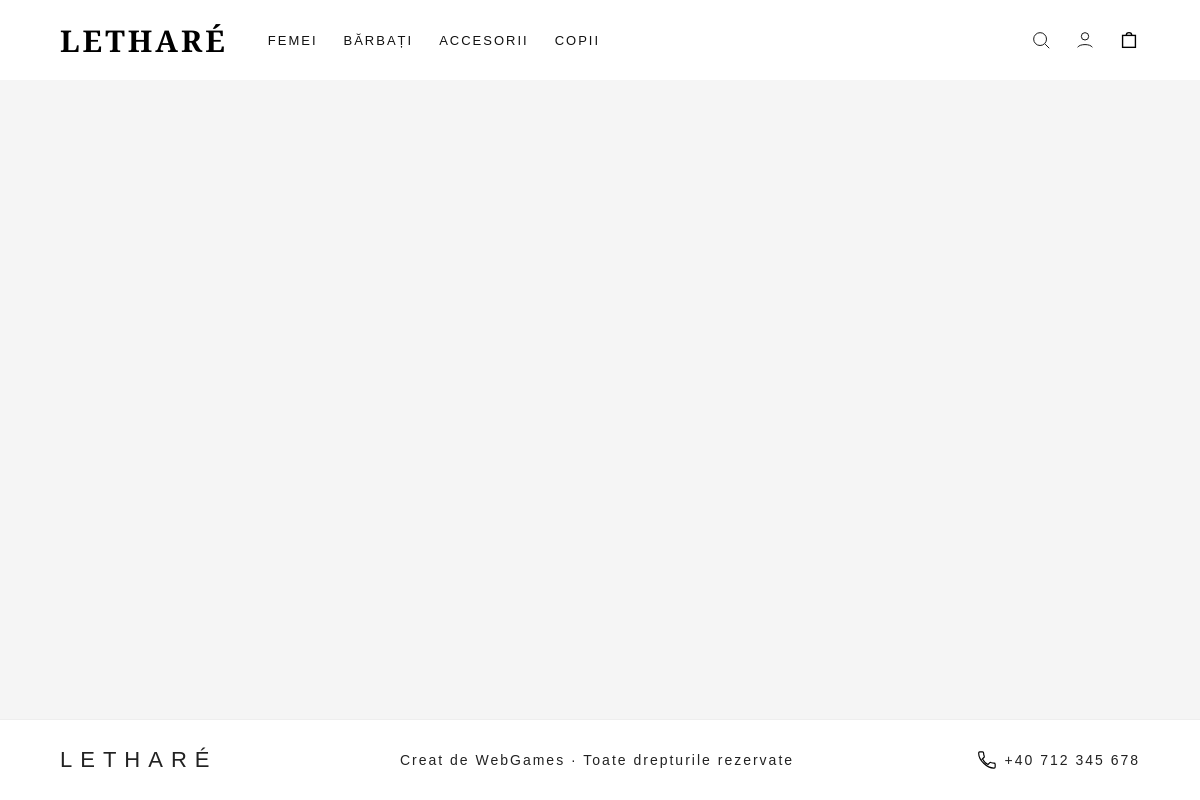
/accesorii, run on an earlier commit of the app's database.
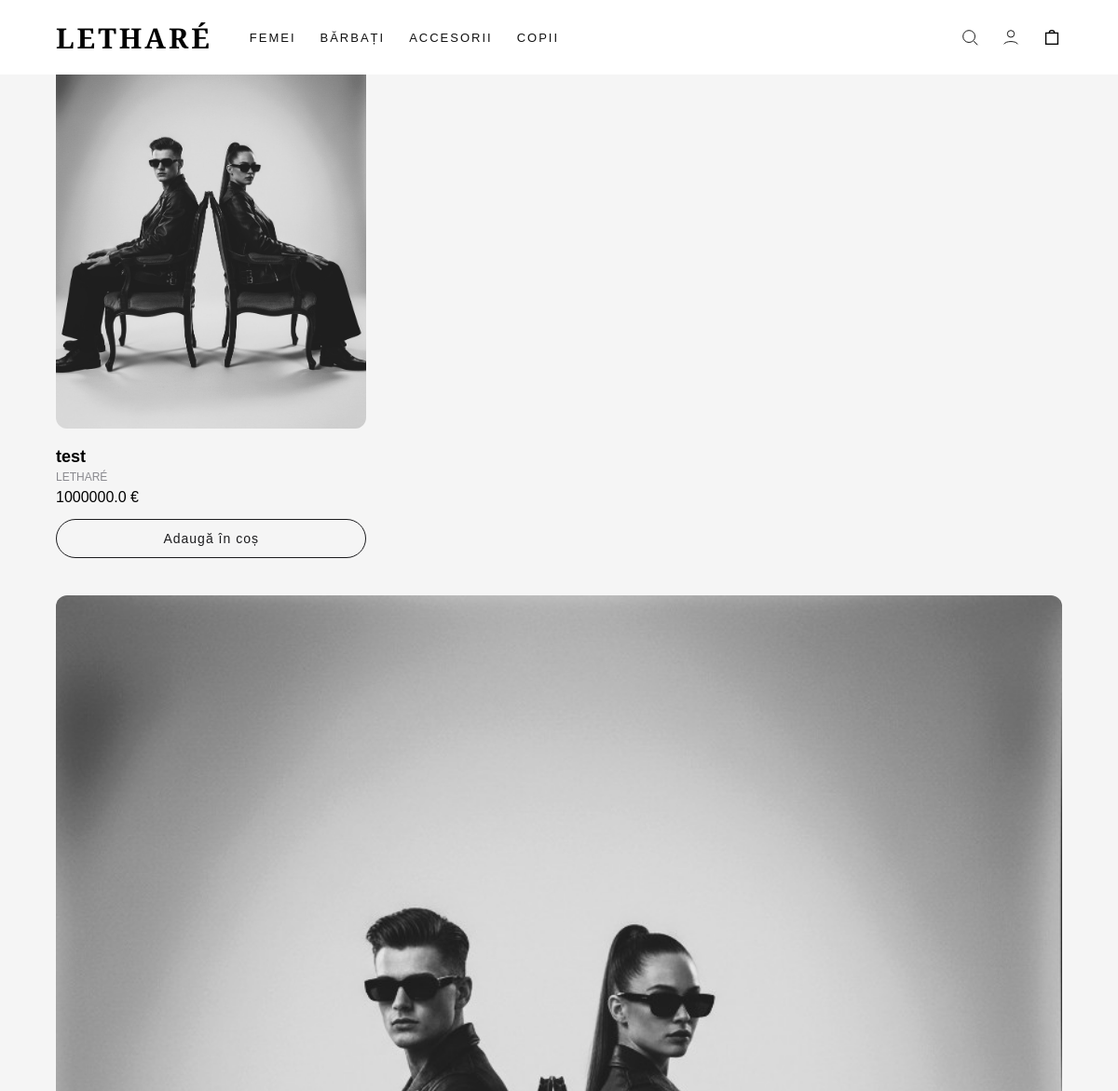
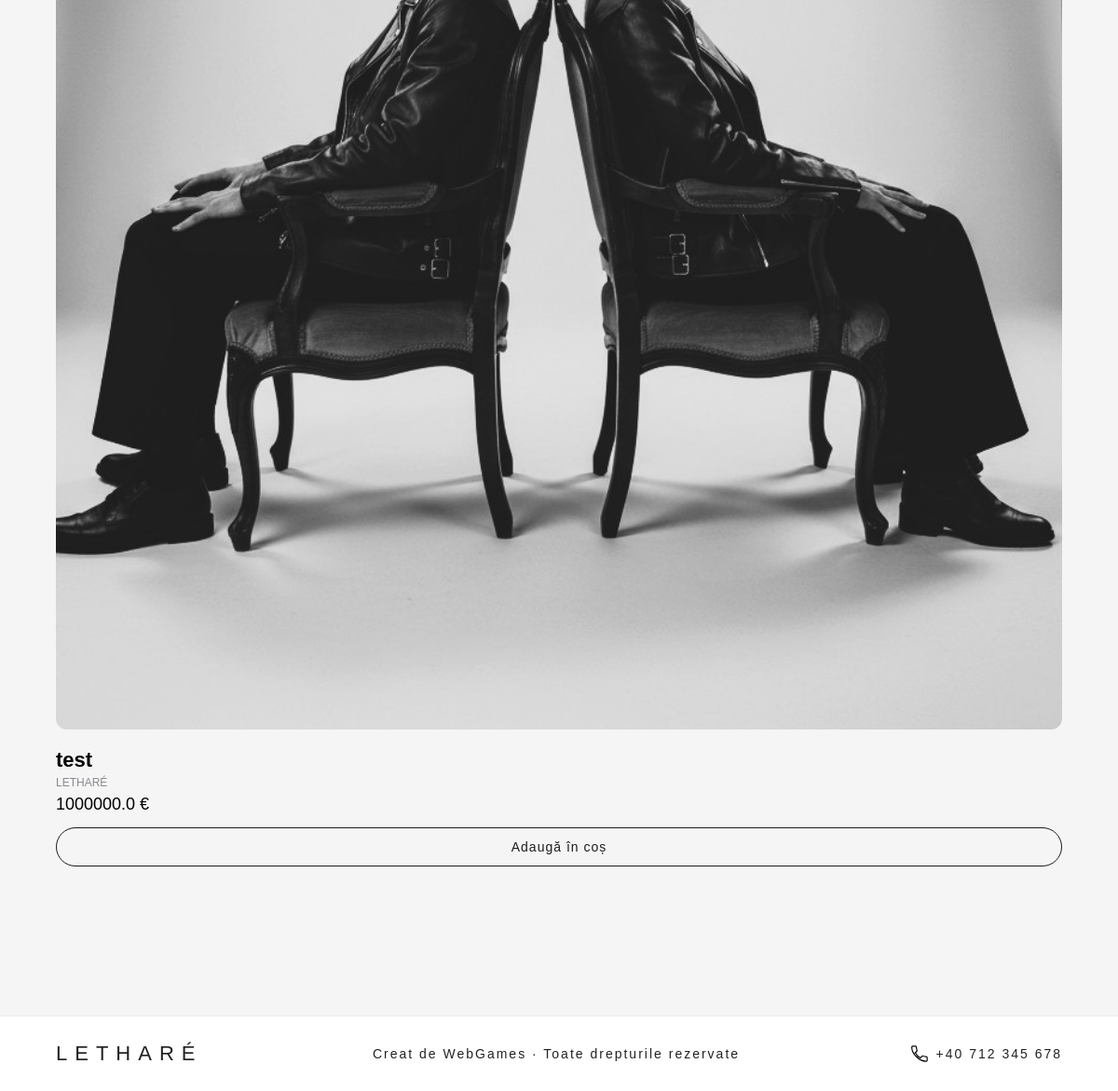
And on a later commit of the database (2 pictures, top to bottom).
### tables this page shows
CREATE TABLE produse (
            id INTEGER PRIMARY KEY AUTOINCREMENT,
            nume TEXT NOT NULL,
            pret REAL NOT NULL,
            imagine TEXT NOT NULL,
            descriere TEXT
        , categorie TEXT, status INTEGER DEFAULT 1, highlight INTEGER DEFAULT 0);

### app.py (the view)
@app.route("/accesorii")
def accesorii():
    session["last_shop"] = "/accesorii"
    conn = sqlite3.connect("magazin.db")
    conn.row_factory = sqlite3.Row
    c = conn.cursor()
    c.execute("SELECT * FROM produse WHERE LOWER(categorie)='accesorii'")
    produse = c.fetchall()
    conn.close()
    return render_template("categorie.html", produse=produse, titlu="Accesorii")

### app.py (called while the page is built)
@app.context_processor
def inject_client():
    return dict(
        client_logat="client_id" in session,
        client_nume=session.get("client_nume"),
        client_email=session.get("client_email")
    )

### templates/categorie.html (shortened to what this page needs)
<!DOCTYPE html>
<html>
<head>
    <link rel="stylesheet" href="/static/style.css">
</head>
<body>
    <nav class="navbar">
        <div class="nav-left">LETHARÉ</div>
        <div class="nav-center">
            <a href="/femei">Femei</a>
            <a href="/barbati">Bărbați</a>
            <a href="/accesorii">Accesorii</a>
            <a href="/copii">Copii</a>
        </div>
        <div class="nav-right">
            <svg viewBox="0 0 24 24" class="icon">
                <circle cx="11" cy="11" r="7" fill="none"/>
                <line x1="16.5" y1="16.5" x2="21" y2="21"/>
            </svg>
            <a href="/login" class="icon-link">
                <svg viewBox="0 0 24 24" class="icon">
                    <circle cx="12" cy="8" r="4" fill="none"/>
                    <path d="M4 20c2-4 14-4 16 0" fill="none"/>
                </svg>
            </a>
            <a href="/cos" class="icon-link">
                <svg viewBox="0 0 24 24" class="icon" fill="none" stroke="black" stroke-width="1.5">
                    <rect x="5" y="7" width="14" height="13"/>
                    <path d="M9 7a3 3 0 0 1 6 0"/>
                </svg>
            </a>
        </div>
    </nav>
    <div class="produse-grid">
    {% for p in produse %}
        <div class="produs-card {% if p.highlight == 1 %}produs-highlight{% endif %}">
            <a href="/produs/{{ p.id }}">
                <img src="{{ p.imagine }}">
            </a>
            <div class="produs-meta">
                <h3>{{ p.nume }}</h3>
                <span class="brand">LETHARÉ</span>
                <div class="pret">{{ p.pret }} €</div>
                <a href="/cos/adauga/{{ p.id }}" class="btn-cos">
                    Adaugă în coș
                </a>
            </div>
        </div>
    {% endfor %}
</div>
    <footer class="footer">
        <div class="footer-left">LETHARÉ</div>
        <div class="footer-center">
            Creat de WebGames · Toate drepturile rezervate
        </div>
        <div class="footer-right">
            <svg viewBox="0 0 24 24" class="footer-icon">
                <path d="M6.6 10.8c1.6 3.1 3.5 5 6.6 6.6l2.2-2.2c.3-.3.8-.4 1.2-.2
                1.3.5 2.6.8 4 .8.7 0 1.2.5 1.2 1.2v3.5c0 .7-.5 1.2-1.2 1.2
                C11.9 22 2 12.1 2 3.5 2 2.8 2.5 2.3 3.2 2.3H6.7c.7 0 1.2.5 1.2 1.2
                0 1.4.3 2.7.8 4 .2.4.1.9-.2 1.2l-2 2.1z" fill="none"/>
            </svg>
            <span>+40 712 345 678</span>
        </div>
    </footer>
</body>
</html>

What changed in the data, as far as the page shows it:
added produse: imagine (picture), nume "test", pret "1000000.0"
added produse: imagine (picture), nume "test", pret "1000000.0"
